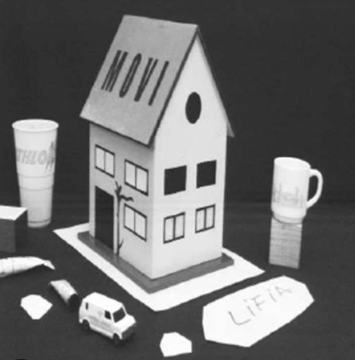
#> input picture detect.PNG, 355 x 360 px, found by its file name
$ python detect_contour.py
#> lines starting #> are read from the running program, lines starting #| are printed output that depends on the picture
import numpy as np
import matplotlib.pyplot as plt


def convert_to_grayscale(image_path):
    # Charger l'image à partir du fichier
    img = plt.imread(image_path)

    # Extraire les dimensions de l'image
    height, width, channels = img.shape

    # Créer un tableau pour les niveaux de gris, initialisé à zéro
    gray_img = np.zeros((height, width))


    # Boucle sur chaque pixel de l'image
    for i in range(height):
        for j in range(width):
            # Extraire les valeurs de R, G et B du pixel
            r = img[i, j, 0]
            g = img[i, j, 1]
            b = img[i, j, 2]

            # Appliquer la formule de conversion en niveaux de gris
            gray_val = 0.2989 * r + 0.5870 * g + 0.1140 * b

            # Stocker la valeur de gris dans le tableau de sortie
            gray_img[i][j] = gray_val


    # Retourner le tableau de niveaux de gris
    return gray_img


def detect_contours(image_path):
    # Charger l'image à partir du fichier
#> called with image_path = 'detect.png'
    img = plt.imread(image_path)
#> img is the input picture: shape (360, 355, 4) float32; mean R, G, B, A 0.429, 0.429, 0.429, 1

    # Convertir l'image en niveaux de gris
    gray = convert_to_grayscale(image_path)

    dx = np.zeros_like(gray)
    dy = np.zeros_like(gray)

    # Appliquer l'algorithme de Sobel pour détecter les contours
    for i in range(1, gray.shape[0]-1):
        for j in range(1, gray.shape[1]-1):
            dx[i,j] = (gray[i-1,j+1] + 2*gray[i,j+1] + gray[i+1,j+1]) \
                      - (gray[i-1,j-1] + 2*gray[i,j-1] + gray[i+1,j-1])
            dy[i,j] = (gray[i+1,j-1] + 2*gray[i+1,j] + gray[i+1,j+1]) \
                      - (gray[i-1,j-1] + 2*gray[i-1,j] + gray[i-1,j+1])
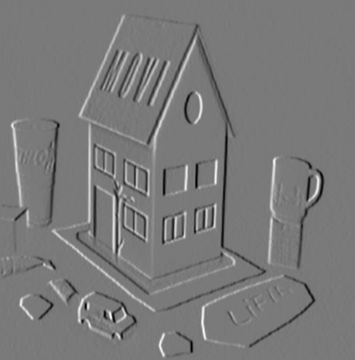
#> dx: shape (360, 355) float64; min -2.4, max 2.62, mean -0.00152; drawn with min black and max white
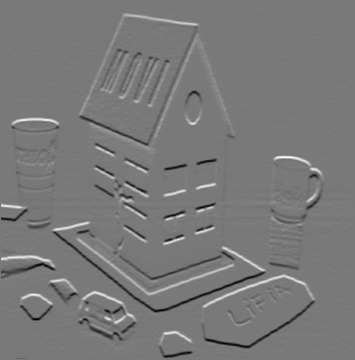
#> dy: shape (360, 355) float64; min -2.64, max 2.91, mean 0.00096; drawn with min black and max white

    magnitude = np.sqrt(dx**2 + dy**2)
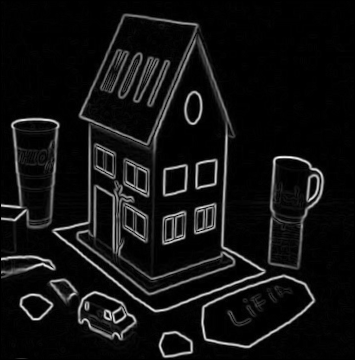
#> magnitude: shape (360, 355) float64; min 0, max 2.91, mean 0.205; drawn with min black and max white

    # Normaliser l'image de contours pour une meilleure visualisation
    threshold = (magnitude - np.min(magnitude)) / (np.max(magnitude) - np.min(magnitude))
    edges = np.zeros_like(threshold)
    for i in range(threshold.shape[0]):
        for j in range(threshold.shape[1]):
            if threshold[i,j] > 1:
                edges[i,j] = 1
            else:
                edges[i,j] = threshold[i,j]
    plt.imshow(edges,cmap='gray' )
    plt.show()
    # Retourner l'image de contours
    return edges

detect_contours("detect.png")
